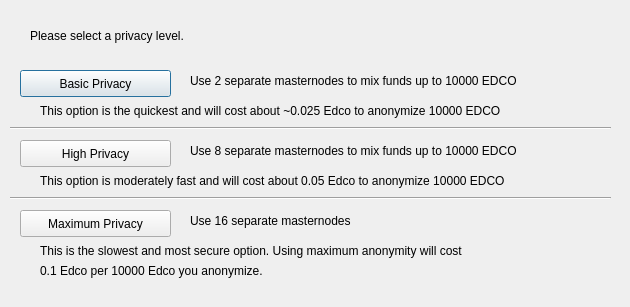
<?xml version="1.0" encoding="UTF-8"?>
<ui version="4.0">
 <class>ObfuscationConfig</class>
 <widget class="QDialog" name="ObfuscationConfig">
  <property name="geometry">
   <rect>
    <x>0</x>
    <y>0</y>
    <width>630</width>
    <height>307</height>
   </rect>
  </property>
  <property name="windowTitle">
   <string>Configure Obfuscation</string>
  </property>
  <widget class="QPushButton" name="buttonBasic">
   <property name="geometry">
    <rect>
     <x>20</x>
     <y>70</y>
     <width>151</width>
     <height>27</height>
    </rect>
   </property>
   <property name="text">
    <string>Basic Privacy</string>
   </property>
  </widget>
  <widget class="QPushButton" name="buttonHigh">
   <property name="geometry">
    <rect>
     <x>20</x>
     <y>140</y>
     <width>151</width>
     <height>27</height>
    </rect>
   </property>
   <property name="text">
    <string>High Privacy</string>
   </property>
  </widget>
  <widget class="QPushButton" name="buttonMax">
   <property name="geometry">
    <rect>
     <x>20</x>
     <y>210</y>
     <width>151</width>
     <height>27</height>
    </rect>
   </property>
   <property name="text">
    <string>Maximum Privacy</string>
   </property>
  </widget>
  <widget class="QLabel" name="label">
   <property name="geometry">
    <rect>
     <x>30</x>
     <y>20</y>
     <width>571</width>
     <height>31</height>
    </rect>
   </property>
   <property name="text">
    <string>Please select a privacy level.</string>
   </property>
  </widget>
  <widget class="QLabel" name="label_2">
   <property name="geometry">
    <rect>
     <x>190</x>
     <y>70</y>
     <width>421</width>
     <height>21</height>
    </rect>
   </property>
   <property name="text">
    <string>Use 2 separate masternodes to mix funds up to 10000 EDCO</string>
   </property>
  </widget>
  <widget class="QLabel" name="label_3">
   <property name="geometry">
    <rect>
     <x>190</x>
     <y>140</y>
     <width>411</width>
     <height>21</height>
    </rect>
   </property>
   <property name="text">
    <string>Use 8 separate masternodes to mix funds up to 10000 EDCO</string>
   </property>
  </widget>
  <widget class="QLabel" name="label_4">
   <property name="geometry">
    <rect>
     <x>190</x>
     <y>210</y>
     <width>421</width>
     <height>21</height>
    </rect>
   </property>
   <property name="text">
    <string>Use 16 separate masternodes</string>
   </property>
  </widget>
  <widget class="QLabel" name="label_6">
   <property name="geometry">
    <rect>
     <x>40</x>
     <y>100</y>
     <width>561</width>
     <height>21</height>
    </rect>
   </property>
   <property name="text">
    <string>This option is the quickest and will cost about ~0.025 Edco to anonymize 10000 EDCO</string>
   </property>
  </widget>
  <widget class="QLabel" name="label_7">
   <property name="geometry">
    <rect>
     <x>40</x>
     <y>170</y>
     <width>561</width>
     <height>21</height>
    </rect>
   </property>
   <property name="text">
    <string>This option is moderately fast and will cost about 0.05 Edco to anonymize 10000 EDCO</string>
   </property>
  </widget>
  <widget class="QLabel" name="label_8">
   <property name="geometry">
    <rect>
     <x>40</x>
     <y>240</y>
     <width>561</width>
     <height>21</height>
    </rect>
   </property>
   <property name="text">
    <string>This is the slowest and most secure option. Using maximum anonymity will cost</string>
   </property>
  </widget>
  <widget class="QLabel" name="label_9">
   <property name="geometry">
    <rect>
     <x>40</x>
     <y>260</y>
     <width>561</width>
     <height>21</height>
    </rect>
   </property>
   <property name="text">
    <string>0.1 Edco per 10000 Edco you anonymize.</string>
   </property>
  </widget>
  <widget class="Line" name="line">
   <property name="geometry">
    <rect>
     <x>10</x>
     <y>120</y>
     <width>601</width>
     <height>16</height>
    </rect>
   </property>
   <property name="orientation">
    <enum>Qt::Horizontal</enum>
   </property>
  </widget>
  <widget class="Line" name="line_2">
   <property name="geometry">
    <rect>
     <x>10</x>
     <y>190</y>
     <width>601</width>
     <height>16</height>
    </rect>
   </property>
   <property name="orientation">
    <enum>Qt::Horizontal</enum>
   </property>
  </widget>
 </widget>
 <resources/>
 <connections/>
</ui>
